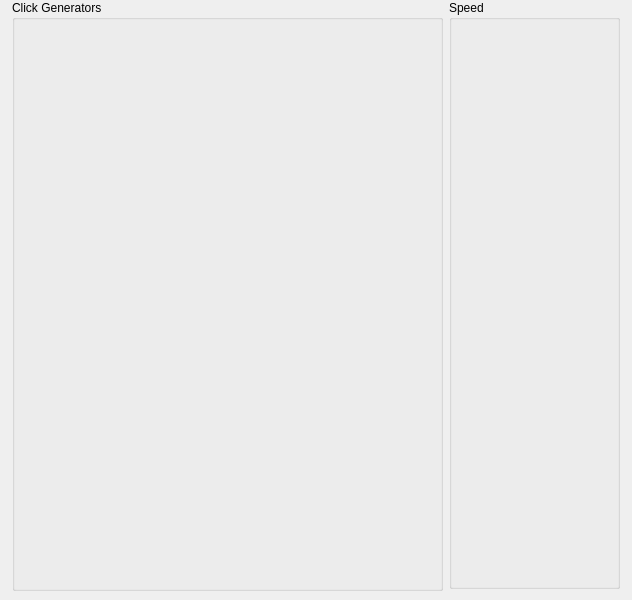
<?xml version="1.0" encoding="UTF-8"?>
<ui version="4.0">
 <class>TheClickForm</class>
 <widget class="QMainWindow" name="TheClickForm">
  <property name="geometry">
   <rect>
    <x>0</x>
    <y>0</y>
    <width>632</width>
    <height>600</height>
   </rect>
  </property>
  <property name="sizePolicy">
   <sizepolicy hsizetype="Fixed" vsizetype="Fixed">
    <horstretch>0</horstretch>
    <verstretch>0</verstretch>
   </sizepolicy>
  </property>
  <property name="minimumSize">
   <size>
    <width>200</width>
    <height>300</height>
   </size>
  </property>
  <property name="maximumSize">
   <size>
    <width>10000</width>
    <height>10000</height>
   </size>
  </property>
  <property name="windowTitle">
   <string>TheClick - Drummers' Best Friend</string>
  </property>
  <property name="styleSheet">
   <string notr="true"/>
  </property>
  <property name="tabShape">
   <enum>QTabWidget::Rounded</enum>
  </property>
  <widget class="QWidget" name="centralwidget">
   <property name="styleSheet">
    <string notr="true"/>
   </property>
   <widget class="QGroupBox" name="speedGroupBox">
    <property name="geometry">
     <rect>
      <x>449</x>
      <y>0</y>
      <width>171</width>
      <height>589</height>
     </rect>
    </property>
    <property name="minimumSize">
     <size>
      <width>171</width>
      <height>0</height>
     </size>
    </property>
    <property name="title">
     <string>Speed</string>
    </property>
   </widget>
   <widget class="QGroupBox" name="clickGeneratorGroupBox">
    <property name="geometry">
     <rect>
      <x>12</x>
      <y>0</y>
      <width>431</width>
      <height>591</height>
     </rect>
    </property>
    <property name="title">
     <string>Click Generators</string>
    </property>
   </widget>
  </widget>
 </widget>
 <resources/>
 <connections/>
</ui>
